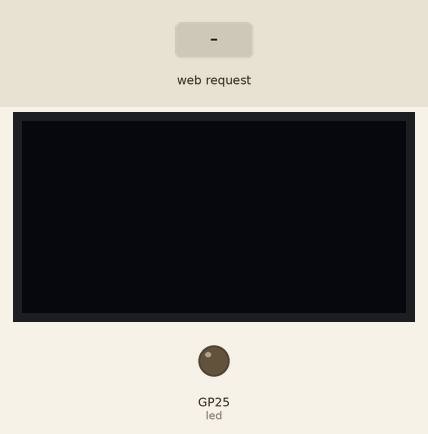
Recording of a program running on a simulated Raspberry Pi Pico running MicroPython. On the bench: 128×64 one-colour display, output pins drawn as LEDs (lit = HIGH). The test bench sets the inputs (shaded band). WiFi joins after 1.5 s; values from a settings file that is not in the repository are placeholders; library files of the repository ran but are not shown: sh1106.py; what the program prints to the serial console is not drawn.

Above: at 3.2 s.
3.3 s: HTTP request GET /lighton? received
At 4.5 s:
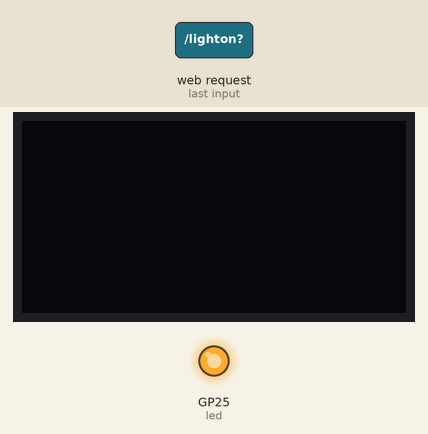
4.8 s: HTTP request GET /lightoff? received
At 5.7 s:
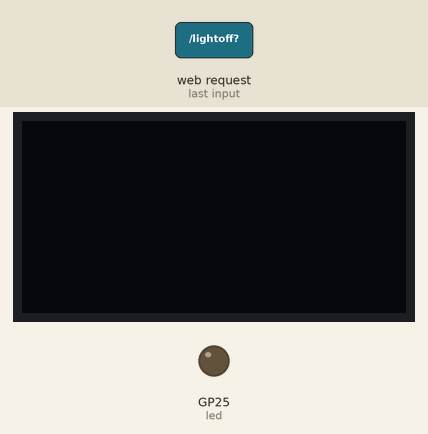
Timing chart, 0 to 7.8 s (numbered marks = the images above; inputs shaded):
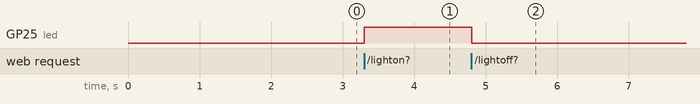

Measured:
- after the input at 3.3 s, GP25 (led): LOW → HIGH at once
- after the input at 4.8 s, GP25 (led): HIGH → LOW at once

The program:

web_server.py
```python
import network
import socket
from time import sleep
from machine import Pin, I2C
from secrets import WIFI_SSID, WIFI_PASSWORD
import sh1106
from oled_display import init_display

led = Pin('LED', Pin.OUT)

def init_wifi(ssid, password):
    wlan = network.WLAN(network.STA_IF)
    wlan.active(True)
    # Connect to your network
    wlan.connect(ssid, password)

    # Wait for Wi-Fi connection
    connection_timeout = 10
    while connection_timeout > 0:
        if wlan.status() >= 3:
            break
        connection_timeout -= 1
        sleep(1)

    # Check if connection is successful
    if wlan.status() != 3:
        print('Failed to establish a network connection')
        return False
    else:
        print('Connection successful!')
        network_info = wlan.ifconfig()
        print('IP address:', network_info[0])
        return True

# HTML template for the webpage
def webpage(message, state):
    html = f"""
        <!DOCTYPE html>
        <html>
        <head>
            <title>Pico Web Server</title>
            <meta name="viewport" content="width=device-width, initial-scale=1">
        </head>
        <body>
            <h1>Raspberry Pi Pico Web Server</h1>
            <h2>Led Control</h2>
            <form action="./lighton">
                <input type="submit" value="Light on" />
            </form>
            <br>
            <form action="./lightoff">
                <input type="submit" value="Light off" />
            </form>
            <p>LED state: {state}</p>
            <h2>OLED Message</h2>
            <form action="/display" method="get">
                <input type="text" name="msg" value="{message}" />
                <input type="submit" value="Display on OLED" />
            </form>
        </body>
        </html>
        """
    return str(html)

init_wifi(WIFI_SSID, WIFI_PASSWORD)
oled = init_display(rotate=180)

# Set up socket and start listening
addr = socket.getaddrinfo('0.0.0.0', 80)[0][-1]
s = socket.socket()
s.setsockopt(socket.SOL_SOCKET, socket.SO_REUSEADDR, 1)
s.bind(addr)
s.listen()

print('Listening on', addr)

# Initialize variables
state = "OFF"
oled_message = ""

# Main loop to listen for connections
while True:
    try:
        conn, addr = s.accept()
        print('Got a connection from', addr)

        # Receive and parse the request
        request = conn.recv(1024)
        request = str(request)
        print('Request content = %s' % request)

        try:
            request = request.split()[1]
            print('Request:', request)
        except IndexError:
            pass

        # Process the request and update variables
        if request == '/lighton?':
            print("LED on")
            led.value(1)
            state = "ON"
        elif request == '/lightoff?':
            led.value(0)
            state = 'OFF'
        # OLED display
        elif request.startswith('/display'):
            # Parse the message from the URL
            import ure
            match = ure.search(r"msg=([^& ]+)", request)
            if match:
                oled_message = match.group(1).replace('+', ' ')
                # Display on OLED
                oled.fill(0)
                oled.text(oled_message, 0, 0)
                oled.show()

        # Generate HTML response
        response = webpage(oled_message, state)

        # Send the HTTP response and close the connection
        conn.send('HTTP/1.0 200 OK\r\nContent-type: text/html\r\n\r\n')
        conn.send(response)
        conn.close()

    except OSError as e:
        conn.close()
        print('Connection closed')
```

oled_display.py
```python
import sh1106
from machine import Pin, I2C

def init_display(
    i2c_bus: int = 0,
    scl_pin: int = 5,
    sda_pin: int = 4,
    freq: int = 400_000,
    x_size: int = 128,
    y_size: int = 64,
    rotate: int = 0
) -> sh1106.SH1106_I2C:
    i2c = I2C(i2c_bus, scl=Pin(scl_pin), sda=Pin(sda_pin), freq=freq)
    display = sh1106.SH1106_I2C(x_size, y_size, i2c, res=None, addr=0x3c, rotate=rotate)
    display.sleep(False)
    display.fill(0)
    return display
```
